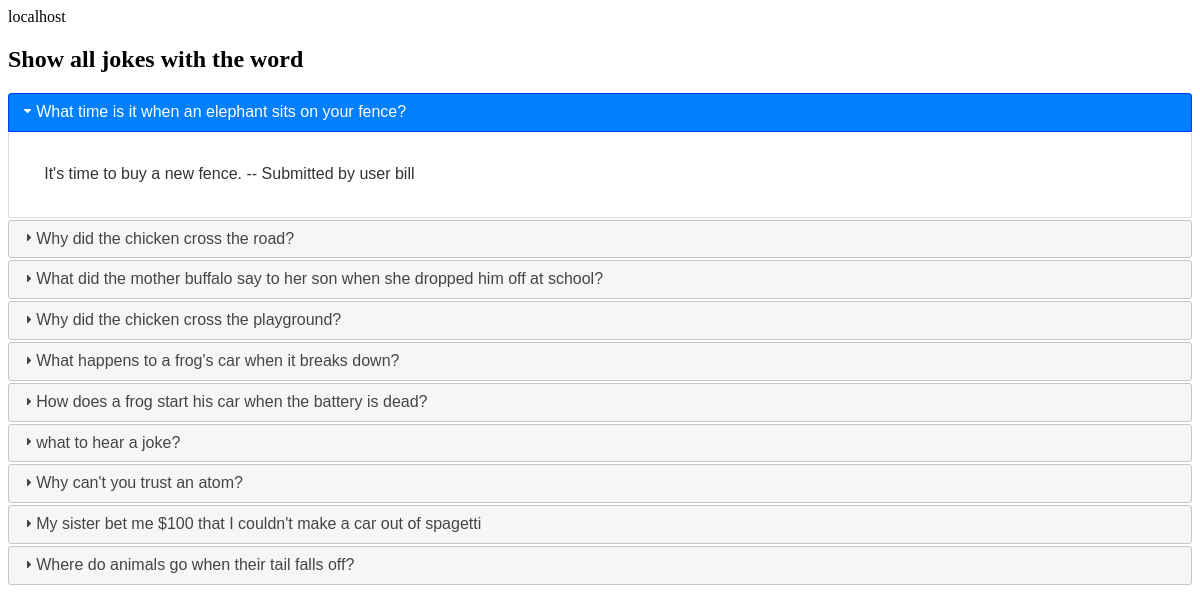
Screenshot of /search_all_jokes.php with the database file from the repository.
### tables this page shows
CREATE TABLE `Jokes_table` (
  `JokeID` int(11) NOT NULL,
  `Joke_question` varchar(500) NOT NULL,
  `Joke_answer` varchar(500) NOT NULL,
  `user_id` char(100) NOT NULL
);

CREATE TABLE `users` (
  `user_id` int(11) NOT NULL,
  `user_name` text NOT NULL,
  `password` text NOT NULL,
  `email_address` text,
  `admin_role` tinyint(1) DEFAULT NULL
);

### search_all_jokes.php (the view, shortened to what this page needs)
<!DOCTYPE html>
<html>
<head>
    <link rel="stylesheet" href="//code.jquery.com/ui/1.12.1/themes/base/jquery-ui.css">
</head>
<body>
    <?php
    include "db_connect.php";
    $keywordfromform = $_GET['keyword'];
    echo "<h2>Show all jokes with the word " . $keywordfromform . "</h2>";
    $unsafe_query = "SELECT JokeID, Joke_question, Joke_answer, Jokes_table.user_id, user_name FROM Jokes_table JOIN users ON users.user_id = Jokes_table.user_id WHERE Joke_question LIKE '%" . $keywordfromform . "%'";
    $result = $mysqli->query($unsafe_query);
    if ($result->num_rows > 0) {
        echo "<div id='accordion'>";
        while ($row = $result->fetch_assoc()) {
            $safe_joke_question = htmlspecialchars($row['Joke_question']);
            $safe_joke_answer = htmlspecialchars($row['Joke_answer']);
            echo "<h3>" . $safe_joke_question . "</h3>";
            echo "<div><p>" . $safe_joke_answer . " -- Submitted by user " . $row['user_name'] . "</p></div>";
        }
        echo "</div>";
    } else {
        echo "0 results";
    }
    ?>
</body>
</html>

### db_connect.php (shortened to what this page needs)
<?php
$AZURE_MYSQL_HOST = "cst407t6webapplication-server.mysql.database.azure.com";
$AZURE_MYSQL_USERNAME = "cory";
$AZURE_MYSQL_PASSWORD = "L3T0H27KBRHX76IP$";
$AZURE_MYSQL_DATABASE = "jokes";
$mysqli = new mysqli($AZURE_MYSQL_HOST, $AZURE_MYSQL_USERNAME, $AZURE_MYSQL_PASSWORD, $AZURE_MYSQL_DATABASE);
echo $mysqli->host_info . "<br>";
?>

### rows the page displays
jokes_table: Joke_question "What time is it when an elephant sits on your fence?", Joke_answer "It's time to buy a new fence.", user.user_name "bill"
jokes_table: Joke_question "Why did the chicken cross the road?"
jokes_table: Joke_question "What did the mother buffalo say to her son when she dropped him off at school?"
jokes_table: Joke_question "Why did the chicken cross the playground?"
jokes_table: Joke_question "What happens to a frog's car when it breaks down?"
jokes_table: Joke_question "How does a frog start his car when the battery is dead?"
jokes_table: Joke_question "what to hear a joke?"
jokes_table: Joke_question "Why can't you trust an atom?"
jokes_table: Joke_question "My sister bet me $100 that I couldn't make a car out of spagetti"
jokes_table: Joke_question "Where do animals go when their tail falls off?"

### other values shown
$mysqli->host_info "localhost"
